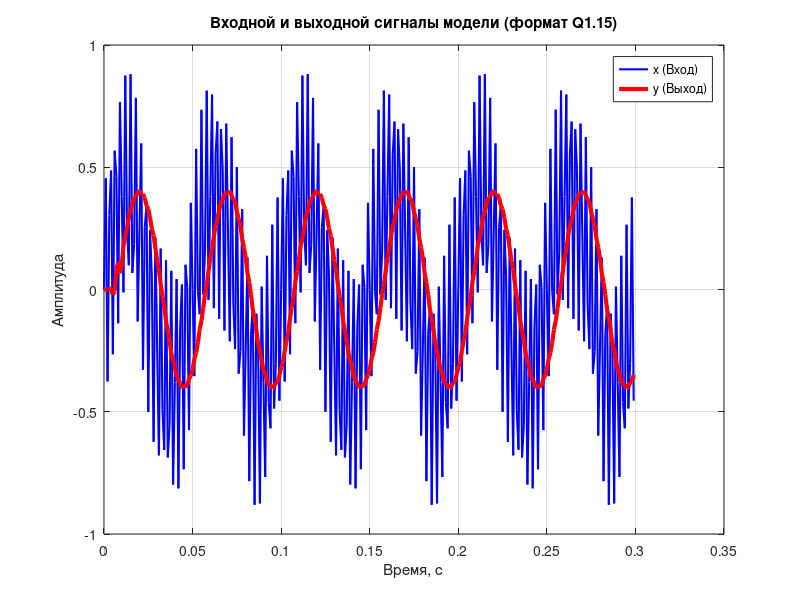

Write the MATLAB code that produced this figure.
clear; clc; close all;

%  Параметры
Fs = 1000;              % Частота дискретизации, Гц
N  = 300;               % Количество отсчетов (можно изменить по необходимости)
t  = (0:N-1)/Fs;        % Вектор времени

% Формирование входного сигнала x 
% (по величине отсчеты не должны превышать 1)
x_float = 0.4*sin(2*pi*20*t) + 0.5*sin(2*pi*350*t);

% Q1.15: 1 знаковый бит, 15 дробных. Диапазон: [-1, 1-2^-15]
x_q15 = int16(round(x_float * 2^15));
% насыщение
x_q15 = min(max(x_q15, -32768), 32767); 

%  Коэффициенты КИХ-фильтра (формат Q1.15)
h_hex = {'FFEC', 'FF9E', '010E', '0254', 'FB6E', 'F766', '114F', '38F0', ...
         '38F0', '114F', 'F766', 'FB6E', '0254', '010E', 'FF9E', 'FFEC'};
% Преобразование Hex строки в signed int16 (дополнительный код)
h_q15 = int16(cellfun(@(s) typecast(uint16(hex2dec(s)), 'int16'), h_hex));

%  Симуляция КИХ-фильтра в формате Q1.15
y_q15 = zeros(1, N, 'int16');
L = length(h_q15);

for n = 1:N
    acc = int64(0); % 64-битный аккумулятор для предотвращения переполнения при суммировании
    for k = 1:L
        idx = n - k + 1;
        if idx >= 1
            % Умножение: Q1.15 * Q1.15 -> Q2.30 (результат в int64)
            acc = acc + int64(x_q15(idx)) * int64(h_q15(k));
        end
    end
    % Преобразование Q2.30 обратно в Q1.15:
    y_val = round(double(acc) / 2^15);
    y_val = min(max(y_val, -32768), 32767);
    y_q15(n) = int16(y_val);
end


%Построение графиов
x_plot = double(x_q15) / 2^15;
y_plot = double(y_q15) / 2^15;

figure('Color', 'w');
plot(t, x_plot, 'b', 'LineWidth', 1.5, 'DisplayName', 'x (Вход)'); hold on;

plot(t, y_plot, 'r', 'LineWidth', 3,   'DisplayName', 'y (Выход)'); 
grid on;
xlabel('Время, с');
ylabel('Амплитуда');
title('Входной и выходной сигналы модели (формат Q1.15)');
legend('Location', 'best');
hold off;
savefig('Matlab_model_filtering.fig');  % Сохранение в текущей папке

%  Запись в текстовые файлы x.txt и y.txt
fid_x = fopen('x.txt', 'w');
fid_y = fopen('y.txt', 'w');

for i = 0:N-1
    % Преобразование signed int16 в 4-значное HEX представление (дополнительный код)
    hex_x = dec2hex(typecast(x_q15(i+1), 'uint16'), 4);
    hex_y = dec2hex(typecast(y_q15(i+1), 'uint16'), 4);
    
    
    fprintf(fid_x, '%s\n', hex_x);
    fprintf(fid_y, '%s\n', hex_y);
end

fclose(fid_x);
fclose(fid_y);
disp('Готово. Графики построены, файлы x.txt и y.txt сохранены в текущей директории.');
